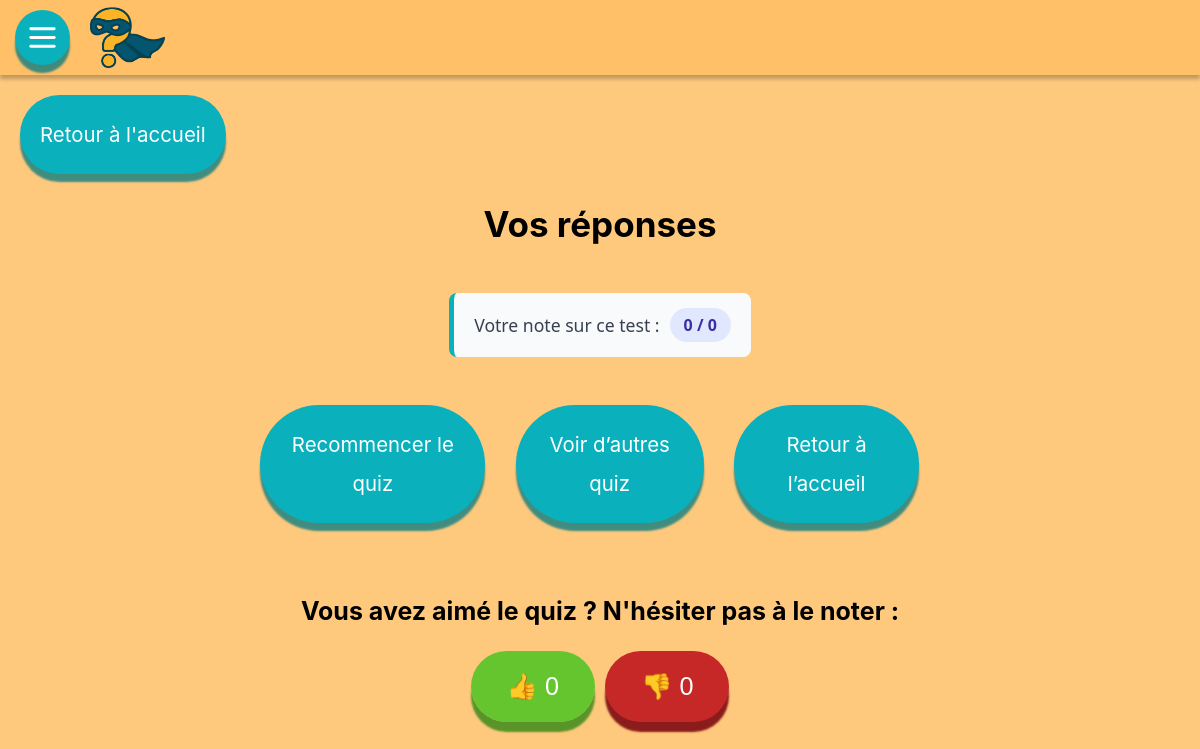
Before: /?page=test&id=6 (signed in) with the older database file.
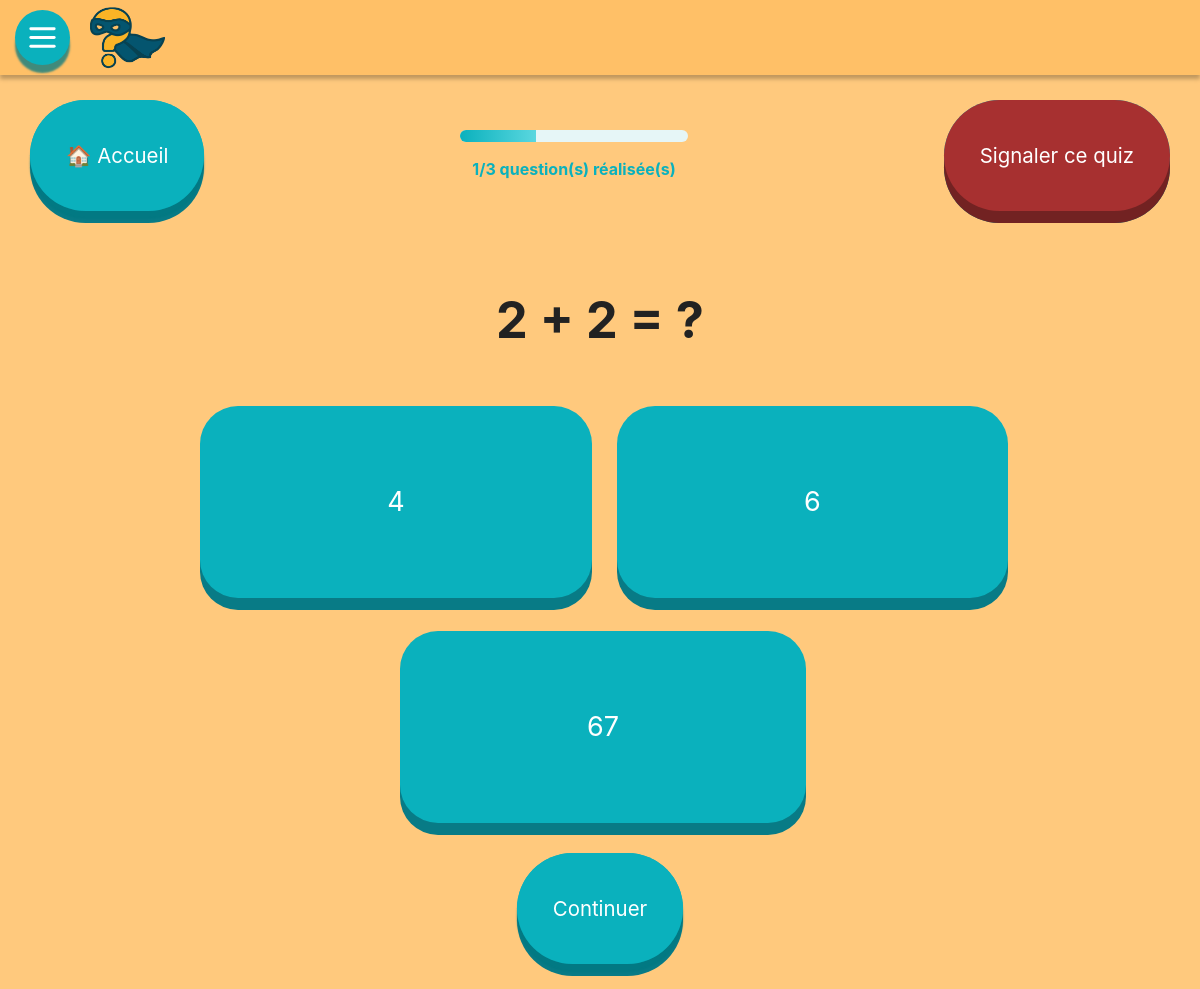
After: the same page with the newer database file.
### tables this page shows
CREATE TABLE Question(
                id INTEGER PRIMARY KEY AUTOINCREMENT,
                numeroQuiz INTEGER,
                quiz_id INTEGER NOT NULL,
                question TEXT NOT NULL,
                FOREIGN KEY (quiz_id) REFERENCES quiz(id) ON DELETE CASCADE
            );

CREATE TABLE Reponse(
                id INTEGER PRIMARY KEY AUTOINCREMENT,
                question_id INTEGER,
                reponse TEXT NOT NULL,
                estCorrecte BOOLEAN,
                FOREIGN KEY (question_id) REFERENCES Question(id) ON DELETE CASCADE
            );

### config/config.php (called while the page is built, shortened)
<?php
function getDbConnection() {
    try{
        $conn = new PDO("sqlite:" . ROOT . "/database/database.db");
        $conn->setAttribute(PDO::ATTR_ERRMODE, PDO::ERRMODE_EXCEPTION);
    }catch(PDOException $e){
        die("Connection failed: " . $e->getMessage());
    }catch(Exception $e){
        die("Error: " . $e->getMessage());
    }
    return $conn;
}
?>

### src/models/QuizModel.php (called while the page is built, shortened)
<?php
class QuizModel
{
    private $db;
    public function __construct($db)
    {
        $this->db = $db;
    }
    public function getQuestion(int $idQuiz, ?int $idQuestion = null): array|false
    {
        $stmt = $this->db->prepare("
        SELECT *
        FROM question
        WHERE quiz_id = ? AND numeroquiz = ?
    ");
        $stmt->execute([$idQuiz, $idQuestion]);
        return $stmt->fetch(PDO::FETCH_ASSOC) ?: false;
    }
    public function getReponses(int $idQuestion): array|false
    {
        $stmt = $this->db->prepare("SELECT * FROM reponse WHERE question_id = ?");
        $stmt->execute([$idQuestion]);
        return $stmt->fetchAll(PDO::FETCH_ASSOC);
    }
}

### src/views/quiz/show.php (the view, shortened to what the rows shown need)
<?php
require_once '../src/views/partials/header.php';
?>
<div class="quiz-réalisation">
    <?php if (empty($question)) : ?>
        <div class="question fin-quiz">
            <h2>🎉 Félicitations !</h2>
            <p class="fin">Vous avez terminé le quiz.</p>
            <?php if ($_GET['page'] === 'standard') : ?>
                <div class="actions-fin">
                    <button class="button" onclick="window.location.href='?page=pageInterQuiz&id=<?= $quizId ?>&type=standard'"><span></span>
                        <p>Recommencer le quiz</p>
                    </button>
                    <button class="button" onclick="window.location.href='?page=catalogue'"><span></span>
                        <p>Voir d’autres quiz</p>
                    </button>
                    <button class="button" onclick="window.location.href='?page=home'"><span></span>
                        <p>Retour à l’accueil</p>
                    </button>
                </div>
                <p class="fin">Vous avez aimé le quiz ? N'hésiter pas à le noter : </p>
                <div class="quiz-reactions">
                    <?php if (isset($_SESSION['id'])) : ?>
                        <?php if (!$hasDisliked) : ?>
                            <form method="POST" action="?page=standard&id=<?= $quizId ?>&idQuestion=<?= $idQuestion ?>">
                                <button type="submit"
                                    name="reaction"
                                    value="like"
                                    class="like"
                                    id=<?= $hasDisliked ? 'disabled' : '' ?>>
                                    👍 <?= htmlspecialchars($reactions['nbjaime'] ?? 0) ?>
                                </button>
                                <input type="hidden" name="idQuestion" value=<?= $idQuestion ?>>
                            </form>
                        <?php endif; ?>
                        <?php if ($hasDisliked) : ?>
                            <button type=<?= $hasDisliked ? '' : 'submit' ?>
                                name="reaction"
                                value="like"
                                class="like"
                                id=<?= $hasDisliked ? 'disabled' : '' ?>>
                                👍 <?= htmlspecialchars($reactions['nbjaime'] ?? 0) ?>
                            </button>
                        <?php endif; ?>
                        <?php if (!$hasLiked) : ?>
                            <form method="POST" action="?page=standard&id=<?= $quizId ?>&idQuestion=<?= $idQuestion ?>">
                                <button type='submit'
                                    name="reaction"
                                    value="dislike"
                                    class="dislike"
                                    id=<?= $hasLiked ? 'disabled' : '' ?>>
                                    👎 <?= htmlspecialchars($reactions['nbjaimepas'] ?? 0) ?>
                                </button>
                                <input type="hidden" name="idQuestion" value=<?= $idQuestion ?>>
                            <?php endif; ?>
                            <?php if ($hasLiked) : ?>
                                <button type='submit'
                                    name="reaction"
                                    value="dislike"
                                    class="dislike"
                                    id=<?= $hasLiked ? 'disabled' : '' ?>>
                                    👎 <?= htmlspecialchars($reactions['nbjaimepas'] ?? 0) ?>
                                </button>
                            <?php endif; ?>
                            </form>
                        <?php else : ?>
                            <p>
                                Pour débloquer cette fonctionnalité
                                <a href="?page=log&typelog=connection">Connectez-vous</a> d'abord
                            </p>
                        <?php endif; ?>
                </div>
        </div>
    <?php endif; ?>
</div>
<?php else : ?>
    <div class="question">
        <h2><?= htmlspecialchars($question['question']) ?></h2>
        <div class="ensemble-réponse">
            <?php $oddClass = (count($reponse) % 2 !== 0) ? ' odd' : ''; ?>
            <?php $isTest = ($_GET['page'] === 'test'); ?>
            <form method="<?= $isTest ? 'post' : 'get' ?>" id="quizForm" class="<?= $oddClass ?>">
                <?php foreach ($reponse as $rep): ?>
                    <?php
                    $inputId   = "rep_" . $rep['id'];
                    $isCorrect = ((int) $rep['estCorrecte'] === 1);
                    ?>
                    <div class="réponse">
                        <?php if ($showAnswer && !$isTest): ?>
                            <label
                                for="<?= $inputId ?>"
                                style="
                                cursor: auto;
                                box-shadow: none;
                                transform: none;
                                <?= $isCorrect
                                    ? 'background-color:#5bb95b;border:2px solid #3cb43c;'
                                    : 'background-color:#ffb3b3;border:2px solid #d62828;'
                                ?>
                            ">
                                <?= htmlspecialchars($rep['reponse']) ?>
                            </label>
                        <?php else: ?>
                            <label for="<?= $inputId ?>">
                                <?= htmlspecialchars($rep['reponse']) ?>
                            </label>
                        <?php endif; ?>
                    </div>
                <?php endforeach; ?>
            </form>
        </div>
        <div class="bouton-container">
            <?php if (!isset($_GET['test'])): ?>
                <?php if (!$showAnswer && !$isTest): ?>
                    <button class="button" type="submit" form="quizForm" style="margin-top: 20px;">
                        <span></span>
                        <p>Valider</p>
                    </button>
                <?php elseif ($isTest): ?>
                    <button class="button" type="submit" form="quizForm" style="margin-top: 20px;">
                        <span></span>
                        <p>Continuer</p>
                    </button>
                <?php endif; ?>
            <?php endif; ?>
        </div>
    </div>
<?php endif; ?>
</div>
</body>
</html>

Changed rows visible on the page:
added question: question "2 + 2 = ?"
added reponse: reponse "4"
added reponse: reponse "6"
added reponse: reponse "67"
Other visible differences:
$idQuestion: (not shown) → "1"
$max: (not shown) → "3"
$_SESSION['rightAnswers']: "0" → (not shown)
count($_SESSION['answers']): "0" → (not shown)
$reactions['nbjaime']: "0" → (not shown)
$reactions['nbjaimepas']: "0" → (not shown)
text no longer shown: "Vos réponses Votre note sur ce test : Vous avez aimé le quiz ? N'hésiter pas à le noter : 👍 👎"
text now shown: "question(s) réalisée(s)"
